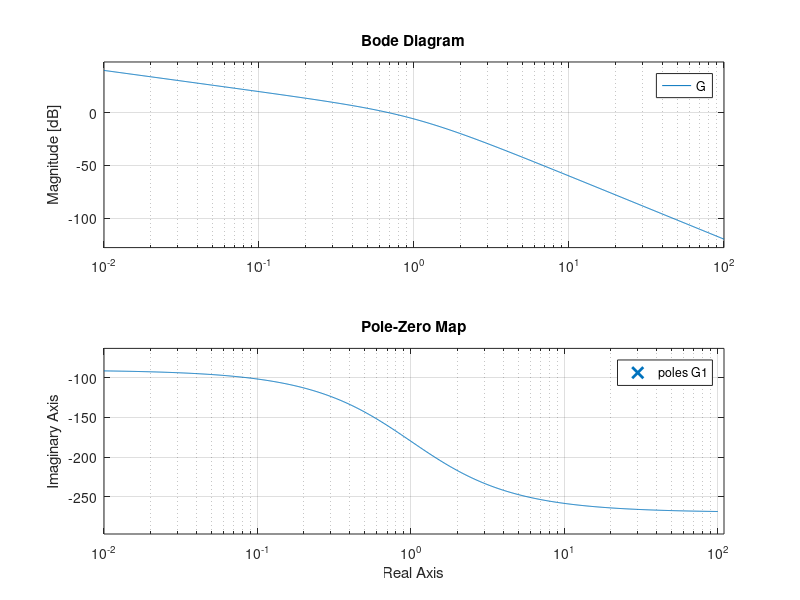
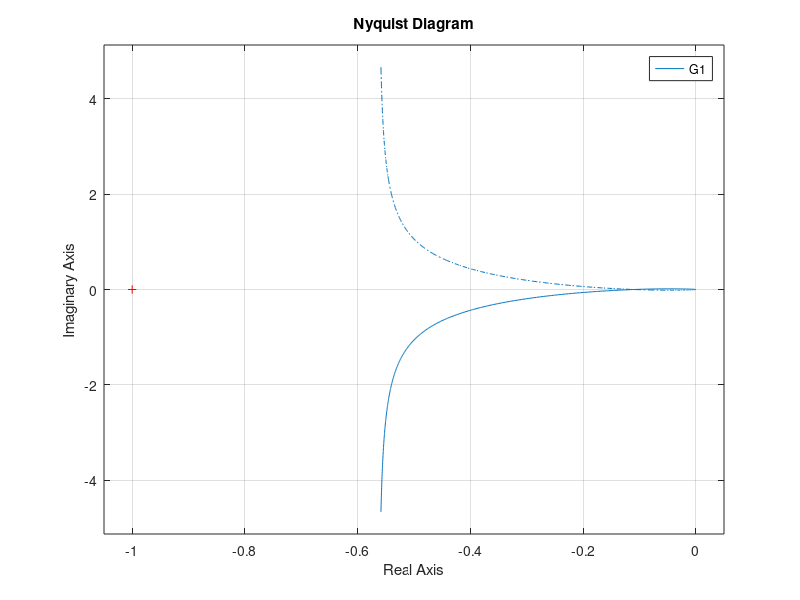
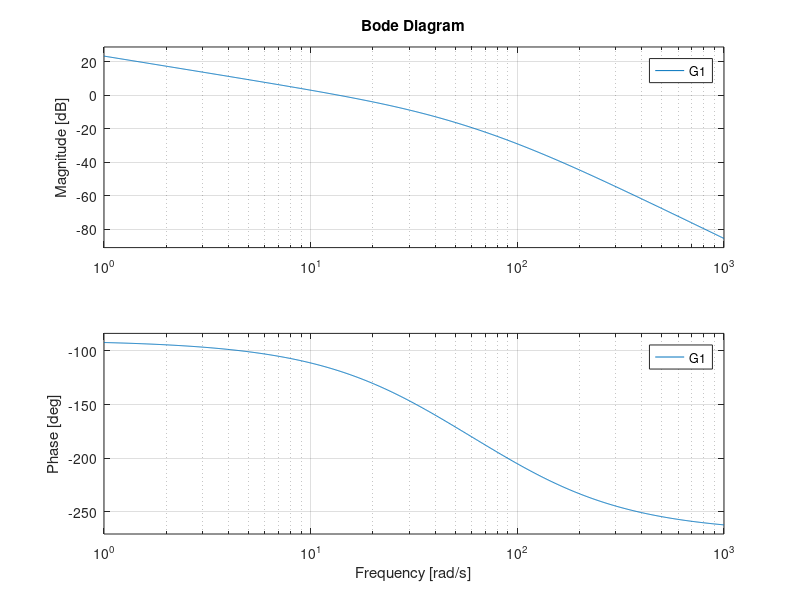
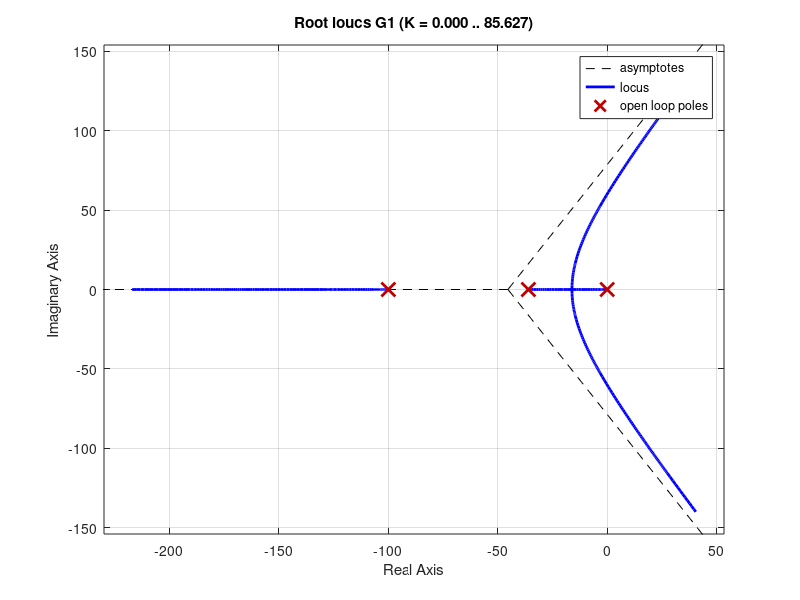

The MATLAB source for these figures, in order:
num = [ 3 ]
den = [ 1 3.2 3 ]

sys = tf(num,den)

sys_z1 = c2d(sys, 0.1, 'tustin')
sys_z2 = c2d(sys, 0.8, 'zoh')

tz = feedback(sys_z1, 1)
step(tz)
%%
s = tf('s')
G = 1/(s*(s+1)^2)
bode(G)



%%
s = tf('s');
G1 = 100*(537)/((s+100)*(s+36)*s);
G2 = G1+1;
%%
pzmap(G1)
figure
%%
%pzmap(G2)
figure
nyquist(G1)
figure
bode(G1)
figure
rlocus(G1)
figure
step(feedback(G1,1))
%%
g = (s+1)/(s+0.1)*0.1;
bode(g)

%%
x = 0:0.001:1;


a = 2 * x;
b = sqrt(sqrt(1+4*x.^4)-2*x.^2);

mf = atan(a./b);

plot(x, mf*180/pi,x,100*x)
figure
mup = 100.*exp(-(x.*pi./sqrt(1-x.^2)));
plot(x,mup)